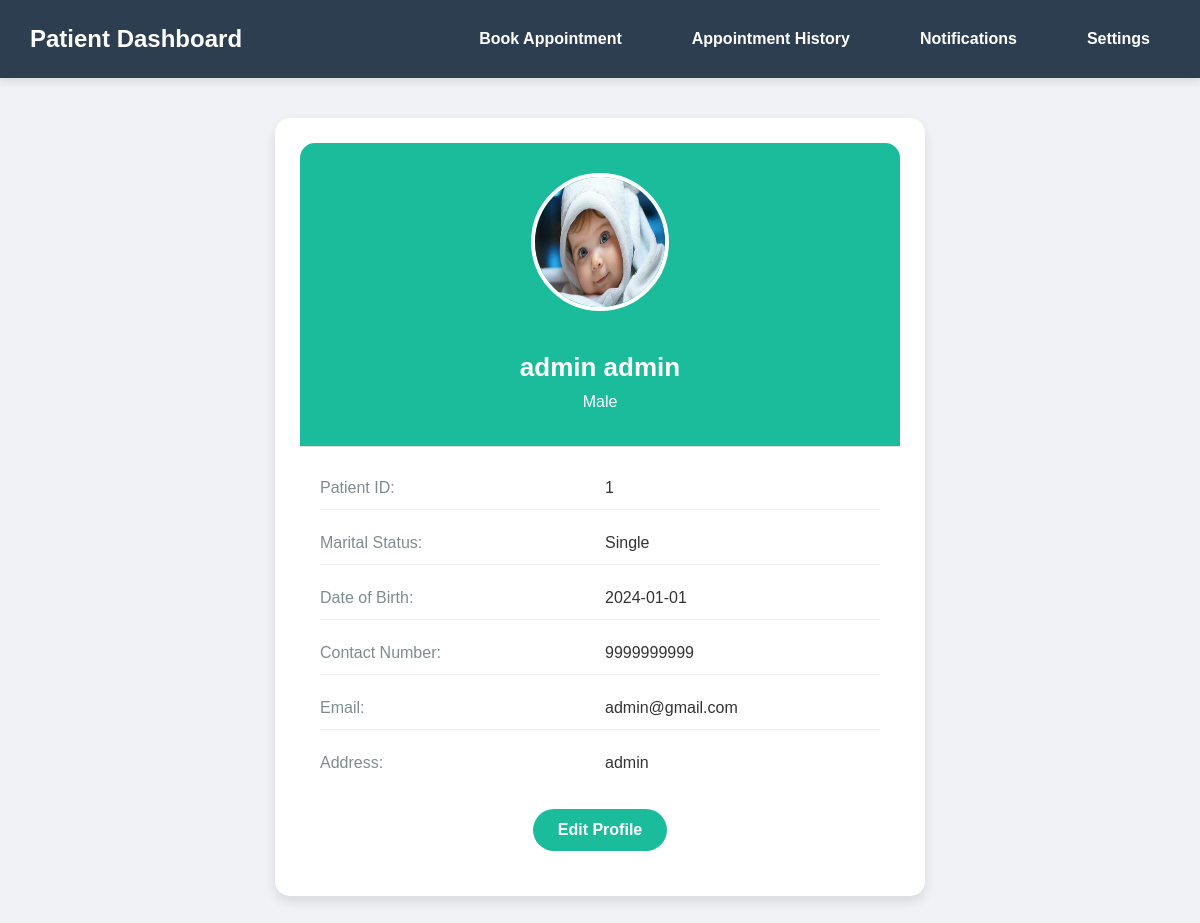
Screenshot of /pdash.php (signed in) with the database file from the repository.
### tables this page shows
CREATE TABLE `patients` (
  `Patient_Id` int(11) NOT NULL,
  `password` varchar(64) DEFAULT NULL,
  `Patient_FirstName` varchar(20) NOT NULL,
  `Patient_MiddleName` varchar(20) DEFAULT NULL,
  `Patient_LastName` varchar(20) DEFAULT NULL,
  `Patient_DOB` date DEFAULT NULL,
  `Patient_Gender` varchar(10) DEFAULT NULL,
  `Patient_Address` varchar(255) DEFAULT NULL,
  `Patient_Phone` varchar(15) DEFAULT NULL,
  `Patient_Email` varchar(255) DEFAULT NULL,
  `verified` tinyint(1) NOT NULL DEFAULT 0,
  `profile_img` varchar(255) NOT NULL,
  `Patient_Marital_Status` varchar(20) NOT NULL,
  `security_question` varchar(255) NOT NULL,
  `security_answer` varchar(255) NOT NULL
);

### pdash.php (the view, shortened to what this page needs)
<?php
include_once('db.php');
$patientId = $_SESSION['Patient_Id'];
$query = "SELECT * FROM patients WHERE Patient_Id = ?";
$stmt = $conn->prepare($query);
$stmt->bind_param("i", $patientId);
$stmt->execute();
$result = $stmt->get_result();
if ($result->num_rows > 0) {
    $patientDetails = $result->fetch_assoc();
} else {
    echo "Patient details not found!";
    exit();
}
$profileImage = !empty($patientDetails['profile_img']) ? $patientDetails['profile_img'] : 'dp/default.png';
?>
<!DOCTYPE html>
<html lang="en">
<head>
    <link rel="stylesheet" href="https://cdnjs.cloudflare.com/ajax/libs/font-awesome/6.7.1/css/all.min.css" />
</head>
<body>
<header class="navbar">
    <div class="logo">Patient Dashboard</div>
    <nav class="nav-links">
        <a href="bookapp.php">Book Appointment</a>
        <a href="apph.php">Appointment History</a>
        <a href="noti.php">Notifications</a>
        <div class="dropdown">
            <button class="dropdown-btn">Settings</button>
        </div>
    </nav>
</header>
<div class="content">
    <div class="profile-card">
        <div class="profile-card-header">
            <img src="<?= htmlspecialchars($profileImage) ?>" alt="Profile Picture">
            <h2><?= htmlspecialchars($patientDetails['Patient_FirstName'] . ' ' . $patientDetails['Patient_LastName']) ?></h2>
            <p><?= htmlspecialchars($patientDetails['Patient_Gender']) ?></p>
        </div>
        <div class="profile-card-body">
            <ul>
                <li><span>Patient ID:</span> <div><?= htmlspecialchars($patientDetails['Patient_Id']) ?></div></li>
                <li><span>Marital Status:</span><div><?= htmlspecialchars($patientDetails['Patient_Marital_Status']) ?></div></li>
                <li><span>Date of Birth:</span> <div><?= htmlspecialchars($patientDetails['Patient_DOB']) ?></div></li>
                <li><span>Contact Number:</span> <div><?= htmlspecialchars($patientDetails['Patient_Phone']) ?></div></li>
                <li><span>Email:</span> <div><?= htmlspecialchars($patientDetails['Patient_Email']) ?></div></li>
                <li><span>Address:</span> <div><?= htmlspecialchars($patientDetails['Patient_Address']) ?></div></li>
            </ul>
            <a href="pedit.php?Patient_Id=<?= htmlspecialchars($patientDetails['Patient_Id']) ?>" class="edit-button">Edit Profile</a>
        </div>
    </div>
</div>
</body>
</html>

### pdash.php (style rules this page uses)
body { margin: 0; font-family: 'Poppins', sans-serif; background-color: #f1f2f6; color: #333; }
.navbar { display: flex; justify-content: space-between; align-items: center; background-color: #2C3E50; padding: 18px 30px; color: #fff; box-shadow: 0 4px 8px rgba(0, 0, 0, 0.1); }
.navbar .logo { font-size: 24px; font-weight: 700; }
.navbar .nav-links { display: flex; gap: 30px; }
.navbar .nav-links a { color: #fff; text-decoration: none; font-size: 16px; font-weight: 600; padding: 12px 20px; border-radius: 30px; transition: background-color 0.3s ease, transform 0.3s ease; }
.navbar .dropdown { position: relative; }
.navbar .dropdown-btn { background: none; border: none; color: #fff; font-size: 16px; cursor: pointer; font-weight: 600; padding: 12px 20px; transition: background-color 0.3s ease; }
.content { margin: 40px auto; display: flex; justify-content: center; align-items: center; }
.profile-card { background-color: #fff; border-radius: 15px; box-shadow: 0 6px 12px rgba(0, 0, 0, 0.1); width: 100%; max-width: 600px; transition: all 0.3s ease; text-align: center; padding: 25px; }
.profile-card-header { background-color: #1abc9c; padding: 30px; color: #fff; border-radius: 15px 15px 0 0; border-bottom: 1px solid #ddd; }
.profile-card-header img { width: 130px; height: 130px; border-radius: 50%; border: 4px solid #fff; margin-bottom: 15px; }
.profile-card-header h2 { font-size: 26px; font-weight: 700; margin-bottom: 10px; }
.profile-card-header p { font-size: 16px; font-weight: 300; margin: 5px 0; }
.profile-card-body { padding: 20px; }
.profile-card-body ul { list-style: none; padding: 0; margin: 0; font-size: 16px; font-weight: 500; display: grid; gap: 12px; }
.profile-card-body ul li { display: grid; grid-template-columns: 1fr 1fr; gap: 10px; padding: 12px 0; border-bottom: 1px solid #eee; }
.profile-card-body ul li span { text-align: left; font-weight: 300; color: #7f8c8d; }
.profile-card-body ul li div { justify-self: left; font-weight: 500; }
.profile-card-body ul li:last-child { border-bottom: none; }
.edit-button { margin-top: 25px; display: inline-block; background-color: #1abc9c; color: #fff; padding: 12px 25px; border-radius: 25px; font-size: 16px; font-weight: 600; text-decoration: none; transition: background-color 0.3s ease; }

### rows the page displays
patients: profile_img (picture), Patient_FirstName+Patient_LastName "admin admin", Patient_Gender "Male", Patient_Id "1", Patient_Marital_Status "Single", Patient_DOB "2024-01-01", Patient_Phone "9999999999", Patient_Email "admin@gmail.com", Patient_Address "admin"
